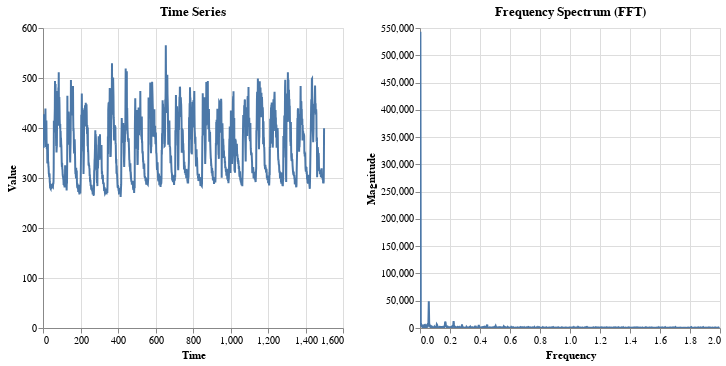

Write notebook code for a chart like this one.
### Code cell
sampling_rate = 4 # Hz (samples per second)
dominant_period = detect_periodicity_fft_with_altair(time_series_data_old, sampling_rate)

### Figure 1 — Vega specification as saved in the notebook (floating-point values rounded to 4 significant figures; data arrays with more than 128 entries replaced by an {"elided": "..."} marker saying what was removed)
{"$schema": "https://vega.github.io/schema/vega/v5.json", "data": [{"name": "param_1_store"}, {"name": "param_2_store"}, {"name": "source_0", "values": {"elided": "1500 records"}}, {"name": "source_1", "values": {"elided": "749 records"}}, {"name": "source_0_view_1_x_domain_Time", "values": [{"min": 0, "max": 1499}]}, {"name": "source_0_view_1_y_domain_Value", "values": [{"min": 261.9, "max": 565.6}]}, {"name": "source_1_view_2_x_domain_Frequency", "values": [{"min": 0.002667, "max": 1.997}]}, {"name": "source_1_view_2_y_domain_Magnitude", "values": [{"min": 43.89, "max": 543300.0}]}], "signals": [{"name": "childWidth", "value": 300}, {"name": "unit", "value": {}, "on": [{"events": "pointermove", "update": "isTuple(group()) ? group() : unit"}]}, {"name": "param_1", "update": "{\"Time\": param_1_Time, \"Value\": param_1_Value}"}, {"name": "param_1_Time"}, {"name": "param_1_Value"}, {"name": "param_2", "update": "{\"Frequency\": param_2_Frequency, \"Magnitude\": param_2_Magnitude}"}, {"name": "param_2_Frequency"}, {"name": "param_2_Magnitude"}], "marks": [{"type": "group", "name": "view_1_group", "encode": {"update": {"width": {"signal": "childWidth"}, "height": {"signal": "height"}}}, "signals": [{"name": "param_1_Time", "on": [{"events": [{"source": "view", "type": "dblclick"}], "update": "null"}, {"events": {"signal": "param_1_translate_delta"}, "update": "panLinear(param_1_translate_anchor.extent_x, -param_1_translate_delta.x / childWidth)"}, {"events": {"signal": "param_1_zoom_delta"}, "update": "zoomLinear(domain(\"view_1_x\"), param_1_zoom_anchor.x, param_1_zoom_delta)"}], "push": "outer"}, {"name": "param_1_Value", "on": [{"events": [{"source": "view", "type": "dblclick"}], "update": "null"}, {"events": {"signal": "param_1_translate_delta"}, "update": "panLinear(param_1_translate_anchor.extent_y, param_1_translate_delta.y / height)"}, {"events": {"signal": "param_1_zoom_delta"}, "update": "zoomLinear(domain(\"view_1_y\"), param_1_zoom_anchor.y, param_1_zoom_delta)"}], "push": "outer"}, {"name": "param_1_tuple", "on": [{"events": [{"signal": "param_1_Time || param_1_Value"}], "update": "param_1_Time && param_1_Value ? {unit: \"view_1\", fields: param_1_tuple_fields, values: [param_1_Time,param_1_Value]} : null"}]}, {"name": "param_1_tuple_fields", "value": [{"field": "Time", "channel": "x", "type": "R"}, {"field": "Value", "channel": "y", "type": "R"}]}, {"name": "param_1_translate_anchor", "value": {}, "on": [{"events": [{"source": "scope", "type": "pointerdown"}], "update": "{x: x(unit), y: y(unit), extent_x: domain(\"view_1_x\"), extent_y: domain(\"view_1_y\")}"}]}, {"name": "param_1_translate_delta", "value": {}, "on": [{"events": [{"source": "window", "between": [{"source": "scope", "type": "pointerdown"}, {"source": "window", "type": "pointerup"}], "consume": true, "type": "pointermove"}], "update": "{x: param_1_translate_anchor.x - x(unit), y: param_1_translate_anchor.y - y(unit)}"}]}, {"name": "param_1_zoom_anchor", "on": [{"events": [{"source": "scope", "consume": true, "type": "wheel"}], "update": "{x: invert(\"view_1_x\", x(unit)), y: invert(\"view_1_y\", y(unit))}"}]}, {"name": "param_1_zoom_delta", "on": [{"events": [{"source": "scope", "type": "wheel", "consume": true}], "update": "pow(1.001, event.deltaY * pow(16, event.deltaMode))", "force": true}]}, {"name": "param_1_modify", "on": [{"events": {"signal": "param_1_tuple"}, "update": "modify(\"param_1_store\", param_1_tuple, true)"}]}], "marks": [{"type": "line", "name": "view_1_marks", "from": {"data": "source_0"}, "sort": {"field": "datum[\"Time\"]"}, "encode": {"update": {"x": {"field": "Time", "scale": "view_1_x"}, "defined": {"signal": "isValid(datum[\"Time\"]) && isFinite(+datum[\"Time\"]) && isValid(datum[\"Value\"]) && isFinite(+datum[\"Value\"])"}, "tooltip": {"signal": "{\"Time\": format(datum[\"Time\"], \"\"), \"Value\": format(datum[\"Value\"], \"\")}"}, "stroke": {"value": "#4c78a8"}, "y": {"field": "Value", "scale": "view_1_y"}}}, "interactive": true, "style": ["line"], "clip": true}], "axes": [{"scale": "view_1_x", "grid": true, "labels": false, "tickCount": {"signal": "ceil(childWidth/40)"}, "zindex": 0, "domain": false, "aria": false, "orient": "bottom", "gridScale": "view_1_y", "maxExtent": 0, "minExtent": 0, "ticks": false}, {"scale": "view_1_y", "orient": "left", "labels": false, "grid": true, "ticks": false, "domain": false, "zindex": 0, "tickCount": {"signal": "ceil(height/40)"}, "gridScale": "view_1_x", "maxExtent": 0, "minExtent": 0, "aria": false}, {"scale": "view_1_x", "grid": false, "labelOverlap": true, "labelFlush": true, "tickCount": {"signal": "ceil(childWidth/40)"}, "orient": "bottom", "title": "Time", "zindex": 0}, {"scale": "view_1_y", "orient": "left", "tickCount": {"signal": "ceil(height/40)"}, "grid": false, "title": "Value", "labelOverlap": true, "zindex": 0}], "title": {"text": "Time Series", "frame": "group"}, "style": "cell"}, {"type": "group", "name": "view_2_group", "encode": {"update": {"height": {"signal": "height"}, "width": {"signal": "childWidth"}}}, "signals": [{"name": "param_2_Frequency", "on": [{"events": [{"source": "view", "type": "dblclick"}], "update": "null"}, {"events": {"signal": "param_2_translate_delta"}, "update": "panLinear(param_2_translate_anchor.extent_x, -param_2_translate_delta.x / childWidth)"}, {"events": {"signal": "param_2_zoom_delta"}, "update": "zoomLinear(domain(\"view_2_x\"), param_2_zoom_anchor.x, param_2_zoom_delta)"}], "push": "outer"}, {"name": "param_2_Magnitude", "on": [{"events": [{"source": "view", "type": "dblclick"}], "update": "null"}, {"events": {"signal": "param_2_translate_delta"}, "update": "panLinear(param_2_translate_anchor.extent_y, param_2_translate_delta.y / height)"}, {"events": {"signal": "param_2_zoom_delta"}, "update": "zoomLinear(domain(\"view_2_y\"), param_2_zoom_anchor.y, param_2_zoom_delta)"}], "push": "outer"}, {"name": "param_2_tuple", "on": [{"events": [{"signal": "param_2_Frequency || param_2_Magnitude"}], "update": "param_2_Frequency && param_2_Magnitude ? {unit: \"view_2\", fields: param_2_tuple_fields, values: [param_2_Frequency,param_2_Magnitude]} : null"}]}, {"name": "param_2_tuple_fields", "value": [{"field": "Frequency", "channel": "x", "type": "R"}, {"field": "Magnitude", "channel": "y", "type": "R"}]}, {"name": "param_2_translate_anchor", "value": {}, "on": [{"events": [{"source": "scope", "type": "pointerdown"}], "update": "{x: x(unit), y: y(unit), extent_x: domain(\"view_2_x\"), extent_y: domain(\"view_2_y\")}"}]}, {"name": "param_2_translate_delta", "value": {}, "on": [{"events": [{"source": "window", "between": [{"source": "scope", "type": "pointerdown"}, {"source": "window", "type": "pointerup"}], "consume": true, "type": "pointermove"}], "update": "{x: param_2_translate_anchor.x - x(unit), y: param_2_translate_anchor.y - y(unit)}"}]}, {"name": "param_2_zoom_anchor", "on": [{"events": [{"source": "scope", "consume": true, "type": "wheel"}], "update": "{x: invert(\"view_2_x\", x(unit)), y: invert(\"view_2_y\", y(unit))}"}]}, {"name": "param_2_zoom_delta", "on": [{"events": [{"source": "scope", "type": "wheel", "consume": true}], "update": "pow(1.001, event.deltaY * pow(16, event.deltaMode))", "force": true}]}, {"name": "param_2_modify", "on": [{"events": {"signal": "param_2_tuple"}, "update": "modify(\"param_2_store\", param_2_tuple, true)"}]}], "marks": [{"type": "line", "name": "view_2_marks", "from": {"data": "source_1"}, "sort": {"field": "datum[\"Frequency\"]"}, "encode": {"update": {"defined": {"signal": "isValid(datum[\"Frequency\"]) && isFinite(+datum[\"Frequency\"]) && isValid(datum[\"Magnitude\"]) && isFinite(+datum[\"Magnitude\"])"}, "tooltip": {"signal": "{\"Frequency\": format(datum[\"Frequency\"], \"\"), \"Magnitude\": format(datum[\"Magnitude\"], \"\")}"}, "x": {"field": "Frequency", "scale": "view_2_x"}, "y": {"field": "Magnitude", "scale": "view_2_y"}, "stroke": {"value": "#4c78a8"}}}, "interactive": true, "clip": true, "style": ["line"]}], "axes": [{"scale": "view_2_x", "zindex": 0, "maxExtent": 0, "minExtent": 0, "grid": true, "orient": "bottom", "ticks": false, "gridScale": "view_2_y", "domain": false, "aria": false, "labels": false, "tickCount": {"signal": "ceil(childWidth/40)"}}, {"scale": "view_2_y", "domain": false, "aria": false, "grid": true, "gridScale": "view_2_x", "minExtent": 0, "tickCount": {"signal": "ceil(height/40)"}, "ticks": false, "orient": "left", "zindex": 0, "labels": false, "maxExtent": 0}, {"scale": "view_2_x", "labelFlush": true, "zindex": 0, "grid": false, "labelOverlap": true, "orient": "bottom", "title": "Frequency", "tickCount": {"signal": "ceil(childWidth/40)"}}, {"scale": "view_2_y", "grid": false, "zindex": 0, "labelOverlap": true, "orient": "left", "tickCount": {"signal": "ceil(height/40)"}, "title": "Magnitude"}], "title": {"text": "Frequency Spectrum (FFT)", "frame": "group"}, "style": "cell"}], "scales": [{"name": "view_1_x", "type": "linear", "domain": [{"signal": "(data(\"source_0_view_1_x_domain_Time\")[0] || {}).min"}, {"signal": "(data(\"source_0_view_1_x_domain_Time\")[0] || {}).max"}], "range": [0, {"signal": "childWidth"}], "domainRaw": {"signal": "param_1[\"Time\"]"}, "zero": false, "nice": true}, {"name": "view_1_y", "type": "linear", "domain": [{"signal": "(data(\"source_0_view_1_y_domain_Value\")[0] || {}).min"}, {"signal": "(data(\"source_0_view_1_y_domain_Value\")[0] || {}).max"}], "range": [{"signal": "height"}, 0], "nice": true, "zero": true, "domainRaw": {"signal": "param_1[\"Value\"]"}}, {"name": "view_2_x", "type": "linear", "domain": [{"signal": "(data(\"source_1_view_2_x_domain_Frequency\")[0] || {}).min"}, {"signal": "(data(\"source_1_view_2_x_domain_Frequency\")[0] || {}).max"}], "range": [0, {"signal": "childWidth"}], "domainRaw": {"signal": "param_2[\"Frequency\"]"}, "zero": false, "nice": true}, {"name": "view_2_y", "type": "linear", "domain": [{"signal": "(data(\"source_1_view_2_y_domain_Magnitude\")[0] || {}).min"}, {"signal": "(data(\"source_1_view_2_y_domain_Magnitude\")[0] || {}).max"}], "range": [{"signal": "height"}, 0], "nice": true, "zero": true, "domainRaw": {"signal": "param_2[\"Magnitude\"]"}}], "padding": 5, "height": 300, "layout": {"padding": 20, "bounds": "full", "align": "each"}, "background": "white"}
